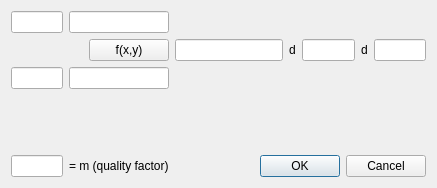
<?xml version="1.0" encoding="UTF-8"?>
<ui version="4.0">
 <class>IntegralDouble_gui</class>
 <widget class="QDialog" name="IntegralDouble_gui">
  <property name="geometry">
   <rect>
    <x>0</x>
    <y>0</y>
    <width>437</width>
    <height>188</height>
   </rect>
  </property>
  <property name="windowTitle">
   <string>Dialog</string>
  </property>
  <layout class="QGridLayout" name="gridLayout">
   <item row="0" column="0">
    <widget class="QLineEdit" name="lineEdit_xmax">
     <property name="sizePolicy">
      <sizepolicy hsizetype="Preferred" vsizetype="Fixed">
       <horstretch>0</horstretch>
       <verstretch>0</verstretch>
      </sizepolicy>
     </property>
    </widget>
   </item>
   <item row="0" column="1" colspan="2">
    <widget class="QLineEdit" name="lineEdit_ymax">
     <property name="sizePolicy">
      <sizepolicy hsizetype="Preferred" vsizetype="Fixed">
       <horstretch>0</horstretch>
       <verstretch>0</verstretch>
      </sizepolicy>
     </property>
    </widget>
   </item>
   <item row="1" column="0">
    <widget class="QLabel" name="label">
     <property name="text">
      <string/>
     </property>
     <property name="pixmap">
      <pixmap resource="../../../qtprojects/mathgraphica-1.1.1/matematica.qrc">:/newPrefix/images/integralD.BMP</pixmap>
     </property>
    </widget>
   </item>
   <item row="1" column="1">
    <widget class="QLabel" name="label_2">
     <property name="text">
      <string/>
     </property>
     <property name="pixmap">
      <pixmap resource="../../../qtprojects/mathgraphica-1.1.1/matematica.qrc">:/newPrefix/images/integralD.BMP</pixmap>
     </property>
    </widget>
   </item>
   <item row="1" column="2">
    <widget class="QPushButton" name="pushButton_fxy">
     <property name="text">
      <string>f(x,y)</string>
     </property>
    </widget>
   </item>
   <item row="1" column="3">
    <widget class="QLineEdit" name="lineEdit_fxy">
     <property name="sizePolicy">
      <sizepolicy hsizetype="MinimumExpanding" vsizetype="Fixed">
       <horstretch>0</horstretch>
       <verstretch>0</verstretch>
      </sizepolicy>
     </property>
    </widget>
   </item>
   <item row="1" column="4">
    <widget class="QLabel" name="label_dy">
     <property name="text">
      <string>d</string>
     </property>
    </widget>
   </item>
   <item row="1" column="5">
    <widget class="QLineEdit" name="lineEdit_dy"/>
   </item>
   <item row="1" column="6">
    <widget class="QLabel" name="label_dx">
     <property name="text">
      <string>d</string>
     </property>
    </widget>
   </item>
   <item row="1" column="7">
    <widget class="QLineEdit" name="lineEdit_dx"/>
   </item>
   <item row="2" column="0">
    <widget class="QLineEdit" name="lineEdit_xmin">
     <property name="sizePolicy">
      <sizepolicy hsizetype="Expanding" vsizetype="Fixed">
       <horstretch>0</horstretch>
       <verstretch>0</verstretch>
      </sizepolicy>
     </property>
    </widget>
   </item>
   <item row="2" column="1" colspan="2">
    <widget class="QLineEdit" name="lineEdit_ymin"/>
   </item>
   <item row="3" column="0">
    <spacer name="verticalSpacer">
     <property name="orientation">
      <enum>Qt::Vertical</enum>
     </property>
     <property name="sizeHint" stdset="0">
      <size>
       <width>20</width>
       <height>27</height>
      </size>
     </property>
    </spacer>
   </item>
   <item row="4" column="0">
    <widget class="QLineEdit" name="lineEdit_m_factor">
     <property name="sizePolicy">
      <sizepolicy hsizetype="Expanding" vsizetype="Fixed">
       <horstretch>0</horstretch>
       <verstretch>0</verstretch>
      </sizepolicy>
     </property>
    </widget>
   </item>
   <item row="4" column="1" colspan="2">
    <widget class="QLabel" name="label_m">
     <property name="text">
      <string>= m (quality factor)</string>
     </property>
    </widget>
   </item>
   <item row="4" column="3" colspan="5">
    <widget class="QDialogButtonBox" name="buttonBox">
     <property name="orientation">
      <enum>Qt::Horizontal</enum>
     </property>
     <property name="standardButtons">
      <set>QDialogButtonBox::Cancel|QDialogButtonBox::Ok</set>
     </property>
    </widget>
   </item>
  </layout>
 </widget>
 <resources>
  <include location="../../../qtprojects/mathgraphica-1.1.1/matematica.qrc"/>
 </resources>
 <connections>
  <connection>
   <sender>buttonBox</sender>
   <signal>accepted()</signal>
   <receiver>IntegralDouble_gui</receiver>
   <slot>accept()</slot>
   <hints>
    <hint type="sourcelabel">
     <x>248</x>
     <y>254</y>
    </hint>
    <hint type="destinationlabel">
     <x>157</x>
     <y>274</y>
    </hint>
   </hints>
  </connection>
  <connection>
   <sender>buttonBox</sender>
   <signal>rejected()</signal>
   <receiver>IntegralDouble_gui</receiver>
   <slot>reject()</slot>
   <hints>
    <hint type="sourcelabel">
     <x>316</x>
     <y>260</y>
    </hint>
    <hint type="destinationlabel">
     <x>286</x>
     <y>274</y>
    </hint>
   </hints>
  </connection>
 </connections>
</ui>
